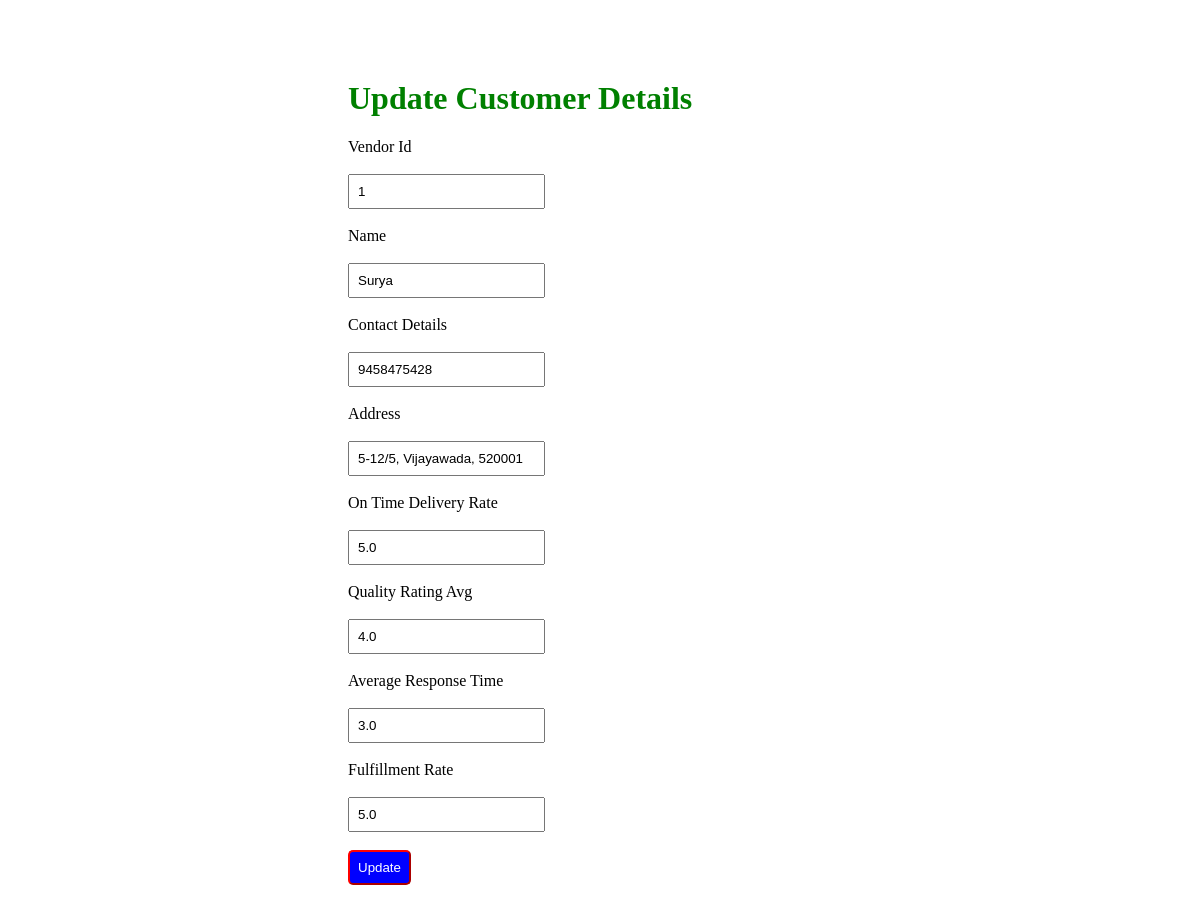
The app's page /update/2/ with its own data.
### vapp/models.py (models this page shows, shortened)
class Customer(models.Model):
    vendor_id = models.CharField(max_length=50, unique=True)
    name = models.CharField(max_length=100)
    contact_details = models.TextField()
    address = models.TextField()
    on_time_delivery_rate = models.FloatField()
    quality_rating_avg = models.FloatField()
    average_response_time = models.FloatField()
    fulfillment_rate = models.FloatField()

### vapp/views.py (the view)
# urls.py: path('update/<int:id>/',views.update,name='update'),
def update(request,id):
    cust=Customer.objects.get(id=id)
    return render(request,'update.html',{'cust':cust})

### vapp/templates/update.html (shortened to what this page needs)
<!DOCTYPE html>
<html lang="en">
<head>
</head>
{% load static %}
<link rel="stylesheet" href="{% static 'style.css' %}">
<body>
    <div class="container2">
        <h1>Update Customer Details</h1>
        <form action="{% url 'uprec' cust.id %}" method="post">
            <label for="">Vendor Id</label><br><br>
            <input type="text" name="vendor_id" value="{{cust.vendor_id}}"><br><br>
            <label for="">Name</label><br><br>
            <input type="text" name="name" value="{{cust.name}}"><br><br>
            <label for="">Contact Details</label><br><br>
            <input type="text" name="contact_details" value="{{cust.contact_details}}"><br><br>
            <label for="">Address</label><br><br>
            <input type="text" name="address" value="{{cust.address}}"><br><br>
            <label for="">On Time Delivery Rate</label><br><br>
            <input type="text" name="on_time_delivery_rate" value="{{cust.on_time_delivery_rate}}"><br><br>
            <label for="">Quality Rating Avg</label><br><br>
            <input type="text" name="quality_rating_avg" value="{{cust.quality_rating_avg}}"><br><br>
            <label for="">Average Response Time</label><br><br>
            <input type="text" name="average_response_time" value="{{cust.average_response_time}}"><br><br>
            <label for="">Fulfillment Rate</label><br><br>
            <input type="text" name="fulfillment_rate" value="{{cust.fulfillment_rate}}"><br><br>
            <button type="submit" id="new1">Update</button>
        </form>
    </div>
</body>
</html>

### vapp/static/style.css (style rules this page uses)
.container2 #new1 { background-color: blue; border-color: red; border-radius: 5px; padding: 8px; color: white; }
h1 { color: green; }
.container2 input { padding: 8px; }
.container2 { margin: 80px 240px 60px 240px; padding: 0px 100px 100px 100px; }

### records on screen
Customer: vendor_id "1", name "Surya", contact_details "9458475428", address "5-12/5, Vijayawada, 520001", on_time_delivery_rate "5.0", quality_rating_avg "4.0", average_response_time "3.0", fulfillment_rate "5.0"
